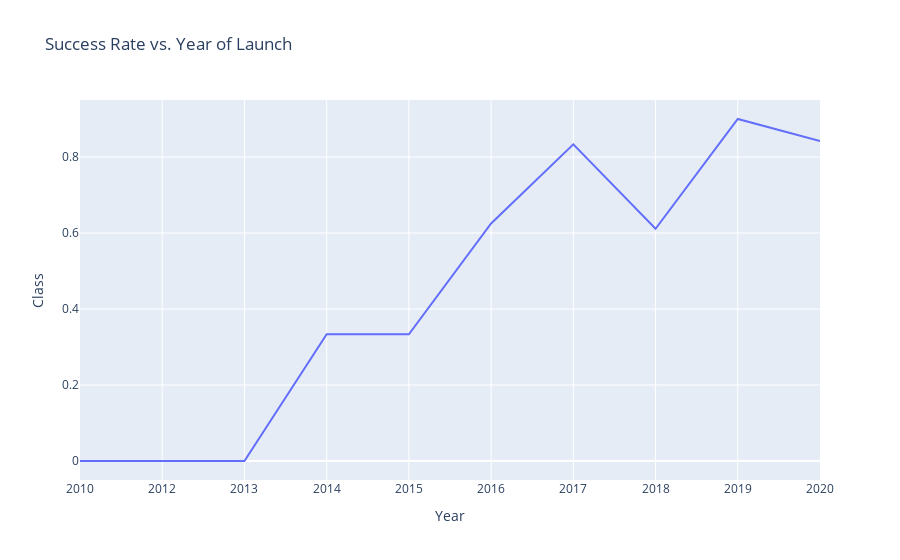

The cell this chart's notebook holds for it:
### Code cell
px.line(lin_c, x="Year", y="Class", title="Success Rate vs. Year of Launch")

### Figure 1 — Plotly figure (JSON) as saved in the notebook; plotly's stock layout.template omitted (floating-point values rounded to 4 significant figures)
{"data": [{"hovertemplate": "Year=%{x}<br>Class=%{y}<extra></extra>", "legendgroup": "", "line": {"color": "#636efa", "dash": "solid"}, "marker": {"symbol": "circle"}, "mode": "lines", "name": "", "orientation": "v", "showlegend": false, "type": "scatter", "x": ["2010", "2012", "2013", "2014", "2015", "2016", "2017", "2018", "2019", "2020"], "xaxis": "x", "y": [0, 0, 0, 0.3333, 0.3333, 0.625, 0.8333, 0.6111, 0.9, 0.8421], "yaxis": "y"}], "layout": {"autosize": true, "legend": {"tracegroupgap": 0}, "title": {"text": "Success Rate vs. Year of Launch"}, "xaxis": {"anchor": "y", "autorange": true, "domain": [0, 1], "range": [0, 9], "title": {"text": "Year"}, "type": "category"}, "yaxis": {"anchor": "x", "autorange": true, "domain": [0, 1], "range": [-0.05, 0.95], "title": {"text": "Class"}, "type": "linear"}}}
